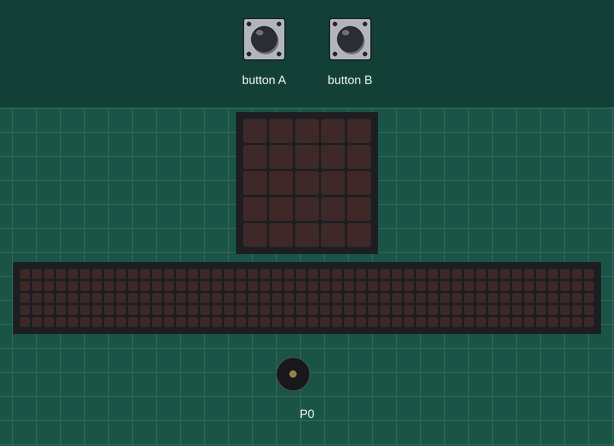
Recording of a program running on a simulated BBC micro:bit (MakeCode). Parts: the board's 5×5 LED display, a strip that is not on the board, showing the scrolling text unrolled, buzzer (waves = sounding). The inputs (shaded band) are chosen by the test bench. The 48×5 strip is a reading aid, not a part: it shows the text the display is scrolling, unrolled, one strip-width of it at a time.

Above: at 1.2 s.
1.3 s: button A pressed for 0.15 s
At 1.63 s:
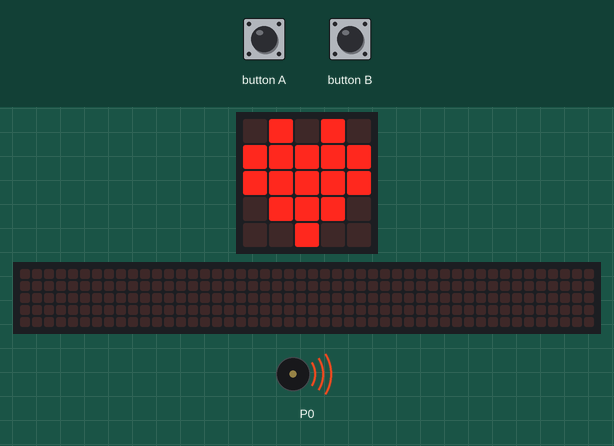
At 2.88 s:
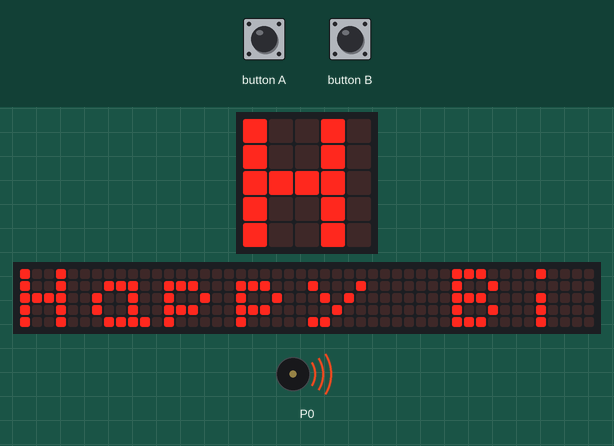
4.3 s: button B pressed for 0.15 s
At 16.3 s:
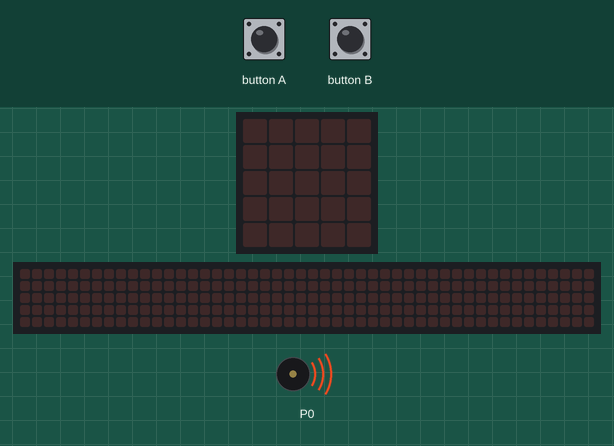
Timing chart, 0 to 17.4 s (numbered marks = the images above; inputs shaded):
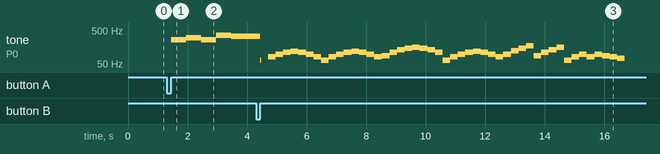

The program:

main.ts
```typescript
input.onButtonPressed(Button.A, function () {
    music._playDefaultBackground(music.builtInPlayableMelody(Melodies.Birthday), music.PlaybackMode.InBackground)
    basic.showIcon(IconNames.Heart)
    basic.showString("Happy Birthday")
})
input.onButtonPressed(Button.B, function () {
    music._playDefaultBackground(music.builtInPlayableMelody(Melodies.Blues), music.PlaybackMode.UntilDone)
})
basic.forever(function () {

})
```

test.ts
```typescript
// tests go here; this will not be compiled when this package is used as an extension.
```

Measured:
- after the input at 1.3 s, tone on P0: plays 262 Hz for 0.51 s, 294 Hz for 0.51 s, 262 Hz for 0.51 s, 349 Hz for 0.51 s, 330 Hz for 0.82 s, starting after 0.15 s; the display: changes after 0.15 s (image 1)
- what the display in image 1 shows lasts 0.6 s, from 1.5 s to 2.1 s
